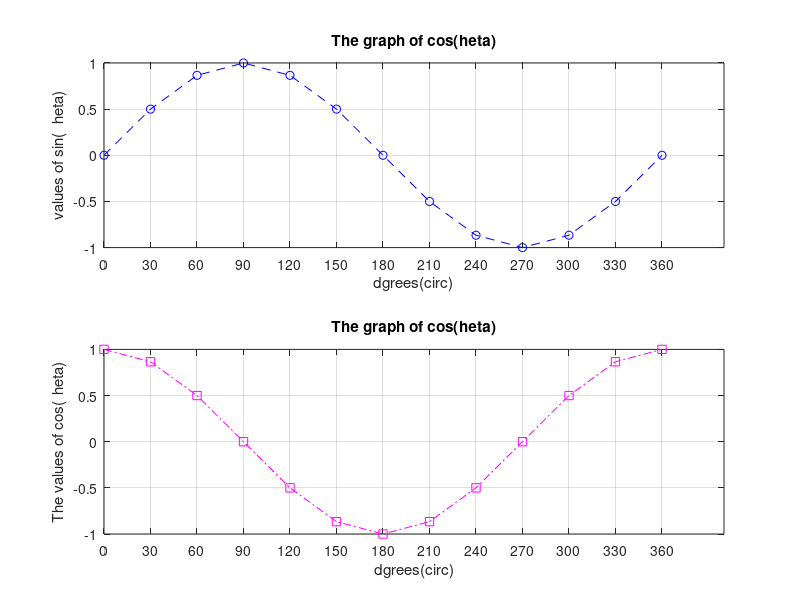

This chart was generated by the following MATLAB code:
clc;
clear;
clear all;

% Draw two graphs one under the other showing the cosine and sine of a 
% vector on a single figure with grid in Matlab. Note that:
% • Declare a vector called as “theta” that includes the angles 0 to 360 degrees at step 
% of 30 degrees.
% • Declare two variables called as “y1” and “y2” that calculate the sin and cos of the 
% vector “theta”, respectively.
% • Customize the tick values along the x-axis with respect to the step. Use function 
% “set” for the graph “y1”, Not using function “set” for graph “y2”.

% • For the graph sine;
% • The title is “The Graph of Sin(θ)”
% • The labels must be represented as “Degrees (°)” and “Values of sin(θ)” for xaxis and y-axis, respectively.
% • Set the line style, marker symbol, and color to “Dashed Line”, “circle” and “blue”, 
% respectively.

% • For the graph cos;
% • The title is “The Graph of Cos(θ)”
% • The labels must be represented as “Degrees (°)” and “Values of cos(θ)” for xaxis and y-axis, respectively.
% • Set the line style, marker symbol, and color to “Dashed-Dot Line”, “square” 
% and “magenta”, respectively

theta=0:30:360;
y1=sin(theta*pi/180);
y2=cos(theta*pi/180);

subplot(2,1,1);
plot(theta,y1,"--ob");
title("The graph of cos(\theta)");
xlabel("dgrees(\circ)");
ylabel("values of sin(\theta)");
set(gca,"xtick",0:30:360);
grid on

subplot(2,1,2);
plot(theta,y2,"-.sm");
title("The graph of cos(\theta)");
xlabel("dgrees(\circ)");
ylabel("The values of cos(\theta)");
xticks(0:30:360);
grid on;